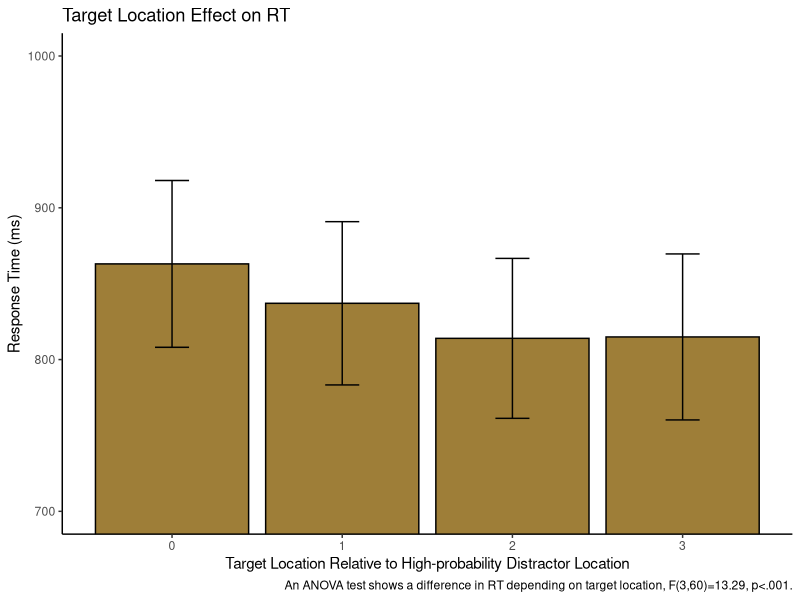
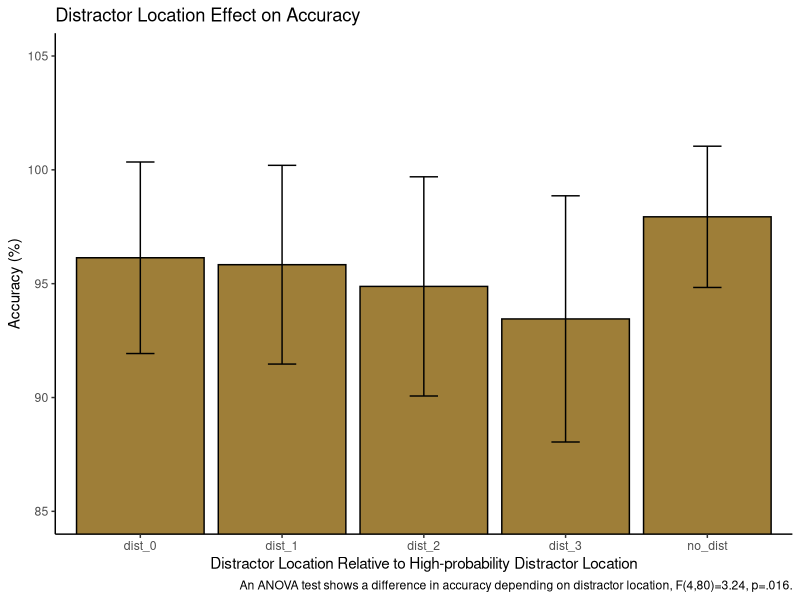
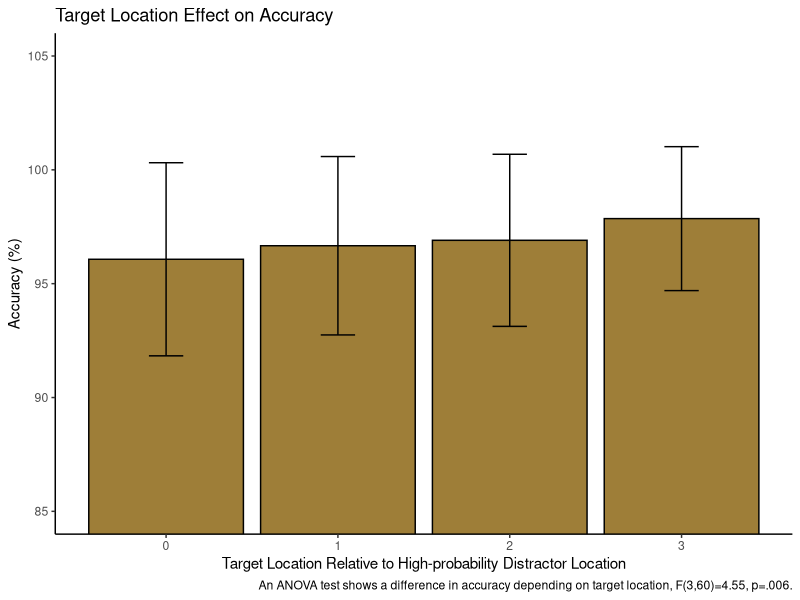

Here is the R script that generated these plots, in order:
## ---- chunk 1
library(tidyverse) 
library(tidyr)
library(rstatix)
library(data.table)
library(afex)
library(emmeans)
library(psych)
## ---- chunk 2

pilot <- read_csv("p02/pilot_final.csv", show_col_types = FALSE)

pilot$relative_hp_dist[pilot$relative_hp_dist == 10] <- "no_dist"
pilot$relative_hp_dist[pilot$relative_hp_dist == 0] <- "dist_0"
pilot$relative_hp_dist[pilot$relative_hp_dist == 1] <- "dist_1"
pilot$relative_hp_dist[pilot$relative_hp_dist == 2] <- "dist_2"
pilot$relative_hp_dist[pilot$relative_hp_dist == 3] <- "dist_3"
pilot$RT <- pilot$RT *1000
  
## ---- chunk 3

block_num <- rep(c(1,2,3,4,5,6,7,8), each=60, times=21)
pilot <- cbind(pilot, block_num)

## ---- chunk 4

pilot <- pilot %>%
  mutate(relative_target=
           case_when(target_loc=="loc1" & high_prob==1 ~ 0,
                     target_loc=="loc2" & high_prob==1 ~ 1,
                     target_loc=="loc3" & high_prob==1 ~ 2,
                     target_loc=="loc4" & high_prob==1 ~ 3,
                     target_loc=="loc5" & high_prob==1 ~ 2,
                     target_loc=="loc6" & high_prob==1 ~ 1,
                     target_loc=="loc1" & high_prob==2 ~ 1,
                     target_loc=="loc2" & high_prob==2 ~ 0,
                     target_loc=="loc3" & high_prob==2 ~ 1,
                     target_loc=="loc4" & high_prob==2 ~ 2,
                     target_loc=="loc5" & high_prob==2 ~ 3,
                     target_loc=="loc6" & high_prob==2 ~ 2,
                     target_loc=="loc1" & high_prob==3 ~ 2,
                     target_loc=="loc2" & high_prob==3 ~ 1,
                     target_loc=="loc3" & high_prob==3 ~ 0,
                     target_loc=="loc4" & high_prob==3 ~ 1,
                     target_loc=="loc5" & high_prob==3 ~ 2,
                     target_loc=="loc6" & high_prob==3 ~ 3,
                     target_loc=="loc1" & high_prob==4 ~ 3,
                     target_loc=="loc2" & high_prob==4 ~ 2,
                     target_loc=="loc3" & high_prob==4 ~ 1,
                     target_loc=="loc4" & high_prob==4 ~ 0,
                     target_loc=="loc5" & high_prob==4 ~ 1,
                     target_loc=="loc6" & high_prob==4 ~ 2,
                     target_loc=="loc1" & high_prob==5 ~ 2,
                     target_loc=="loc2" & high_prob==5 ~ 3,
                     target_loc=="loc3" & high_prob==5 ~ 2,
                     target_loc=="loc4" & high_prob==5 ~ 1,
                     target_loc=="loc5" & high_prob==5 ~ 0,
                     target_loc=="loc6" & high_prob==5 ~ 1,
                     target_loc=="loc1" & high_prob==6 ~ 1,
                     target_loc=="loc2" & high_prob==6 ~ 2,
                     target_loc=="loc3" & high_prob==6 ~ 3,
                     target_loc=="loc4" & high_prob==6 ~ 2,
                     target_loc=="loc5" & high_prob==6 ~ 1,
                     target_loc=="loc6" & high_prob==6 ~ 0,))

## ---- chunk 5
xsize <- c(4, 5, 6, 7, 8, 9, 10, 11, 12, 13, 14, 15, 20, 
             25, 30, 35, 50, 100)
stds <- c(1.458, 1.68, 1.841, 1.961, 2.05, 2.12, 2.173, 
            2.22, 2.246, 2.274, 2.31, 2.326, 2.391, 2.41, 2.4305, 
            2.45, 2.48, 2.5)
## ---- chunk 6
trimmed <- pilot[pilot$acc==100, ] %>% group_by(ID, relative_hp_dist) %>%
           mutate(sdc = ifelse(length(RT)>=100,2.5,approx(xsize,stds,xout=length(RT))$y), avg = mean(RT), stdev = sd(RT)) %>%
           filter(RT <= sdc*stdev+avg & RT >=avg-(sdc*stdev) & RT >=.200) %>%
           select(ID, relative_hp_dist, RT, block_num, relative_target) %>%
           as.data.frame()


statPrep <- trimmed %>% group_by(ID, relative_hp_dist) %>% summarise(measurement=mean(RT)) %>% as.data.frame()
100-(nrow(trimmed)/nrow(pilot[pilot$acc==100, ]))*100
## ---- chunk 7

target_means <- trimmed %>%
  group_by(relative_target) %>%
  summarize(mean_rts=mean(RT),
            sd_rt=sd(RT),
            n_rt=21,
            se=sd_rt/sqrt(n_rt),
            upper_limit=mean_rts+se,
            lower_limit=mean_rts-se
  )
target_means

## ---- chunk 8
ggplot(data = target_means, aes(x = relative_target, y = mean_rts)) +
  geom_bar(stat = "identity", fill="#9E7E38", color='#000000') +
  geom_errorbar(aes(ymin=lower_limit, ymax=upper_limit), width=0.2)+
  coord_cartesian(ylim = c(700,1000))+
  theme_classic()+
  labs(x = "Target Location Relative to High-probability Distractor Location", y = "Response Time (ms)")+
  labs(title = "Target Location Effect on RT")+
  labs(caption = "An ANOVA test shows a difference in RT depending on target location, F(3,60)=13.29, p<.001.")
  
## ---- chunk 9

df2 <- subset(trimmed,block_num!='7' )
df2 <- subset(df2,block_num!='8')
#df2 <- subset(df2,block_num!='5')
#df2 <- subset(df2,block_num!='6')

space2<- df2 %>%
  group_by(ID, relative_target) %>%
  summarize(rts = mean(RT)
            )
space2

## ---- chunk 10

aov_car(rts ~ relative_target + Error(ID/relative_target), data=space2)

## ---- chunk 11

space <- trimmed %>%
  group_by(ID, relative_target) %>%
  summarize(rts = mean(RT),
            )
space
  
## ---- chunk 12

space_anova <- setDT(space)
space_anova <- dcast(space_anova,ID~relative_target,value.var='rts')

## ---- chunk 13

#first identify outliers - not sure what to do with them anyway so overall just ignore? maybe reason enough to get rid of ppt 11? ppt 11 was problematic in most tests
space %>%
  group_by(relative_target) %>%
  identify_outliers(rts)


#testing the normality assumption -- data is normally distributed enough because no conditions have a p-value less than .05
space %>%
  group_by(relative_target) %>%
  shapiro_test(rts)

## ---- chunk 14

res.aov <- anova_test(data = space, dv = rts, wid = ID, within = relative_target)
get_anova_table(res.aov)

## ---- chunk 15

model = aov(rts~factor(relative_target)+
                Error(factor(ID)), data=space)
summary(model)

## ---- chunk 16

model2 <- aov_car(rts ~ relative_target + Error(ID/relative_target), data=space)

model2


## ---- chunk 17

pilot_distacc <- pilot %>%
  group_by(relative_hp_dist) %>%
  summarize(accuracy = mean(acc),
            sd_rt=sd(acc),
            n_rt=21,
            se=sd_rt/sqrt(n_rt),
            upper_limit=accuracy+se,
            lower_limit=accuracy-se
            )
pilot_targacc <- pilot %>%
  group_by(relative_target) %>%
  summarize(accuracy = mean(acc),
            sd_rt=sd(acc),
            n_rt=21,
            se=sd_rt/sqrt(n_rt),
            upper_limit=accuracy+se,
            lower_limit=accuracy-se
            )



## ---- chunk 18
ggplot(data = pilot_distacc, aes(x = relative_hp_dist, y = accuracy)) +
  geom_bar(stat = "identity", fill="#9E7E38", color='#000000') +
  geom_errorbar(aes(ymin=lower_limit, ymax=upper_limit), width=0.2)+
  coord_cartesian(ylim = c(85,105))+
  theme_classic()+
  labs(x = "Distractor Location Relative to High-probability Distractor Location", y = "Accuracy (%)")+
  labs(title = "Distractor Location Effect on Accuracy")+
  labs(caption = "An ANOVA test shows a difference in accuracy depending on distractor location, F(4,80)=3.24, p=.016.")

## ---- chunk 19
ggplot(data = pilot_targacc, aes(x = relative_target, y = accuracy)) +
  geom_bar(stat = "identity", fill="#9E7E38", color='#000000') +
  geom_errorbar(aes(ymin=lower_limit, ymax=upper_limit), width=0.2)+
  coord_cartesian(ylim = c(85,105))+
  theme_classic()+
  labs(x = "Target Location Relative to High-probability Distractor Location", y = "Accuracy (%)")+
  labs(title = "Target Location Effect on Accuracy")+
  labs(caption = "An ANOVA test shows a difference in accuracy depending on target location, F(3,60)=4.55, p=.006.")

## ---- chunk 20

pilot_dist <- pilot %>%
  group_by(ID, relative_hp_dist) %>%
  summarize(accuracy = mean(acc)
            )
pilot_dist
## ---- chunk 21

pilot_targ <- pilot %>%
  group_by(ID, relative_target) %>%
  summarize(accuracy = mean(acc)
            )

pilot_targ

## ---- chunk 22

model = aov(accuracy~factor(relative_hp_dist)+
                Error(factor(ID)), data=pilot_dist)
summary(model)

## ---- chunk 23

model2 <- aov_car(accuracy ~ relative_hp_dist + Error(ID/relative_hp_dist), data=pilot_dist)

model2


## ---- chunk 24

model = aov(accuracy~factor(relative_target)+
                Error(factor(ID)), data=pilot_targ)
summary(model)

## ---- chunk 25

model2 <- aov_car(accuracy ~ relative_target + Error(ID/relative_target), data=pilot_targ)

model2


## ---- chunk 26
df3 <- subset(pilot,block_num!='7' )
df3 <- subset(df3,block_num!='8')
#df3 <- subset(df3,block_num!='5')
#df3 <- subset(df3,block_num!='6')



## ---- chunk 27

pilot_dist3 <- df3 %>%
  group_by(ID, relative_hp_dist) %>%
  summarize(accuracy = mean(acc)
            )

## ---- chunk 28

pilot_targ3 <- df3 %>%
  group_by(ID, relative_target) %>%
  summarize(accuracy = mean(acc)
            )


## ---- chunk 29

aov_car(accuracy ~ relative_hp_dist + Error(ID/relative_hp_dist), data=pilot_dist3)



## ---- chunk 30

aov_car(accuracy ~ relative_target + Error(ID/relative_target), data=pilot_targ3)
